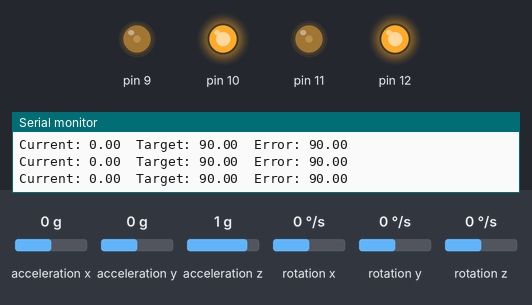
Bench run of a sketch on a simulated Arduino Uno, built with avr-gcc and run on an emulated ATmega328P. Parts: output pins drawn as LEDs (lit = HIGH), the last lines printed to the serial monitor. Inputs (shaded band) come from the test bench; at power-on: rotation z 0 °/s, acceleration x 0 g, acceleration y 0 g, acceleration z 1 g, rotation x 0 °/s, rotation y 0 °/s.

Above: at 3.0 s.
3.1 s: rotation z set to -100 °/s
At 5.8 s:
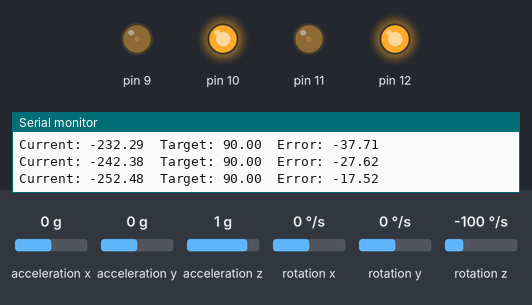
6.1 s: rotation z set to 192 °/s
At 8.7 s:
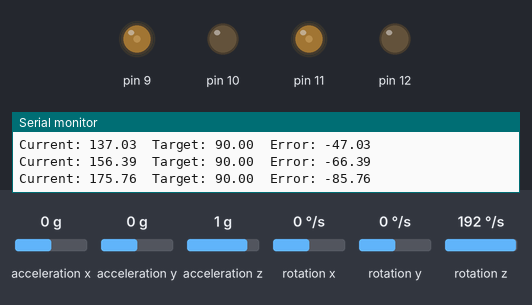
9.1 s: rotation z set to -192 °/s
At 11.5 s:
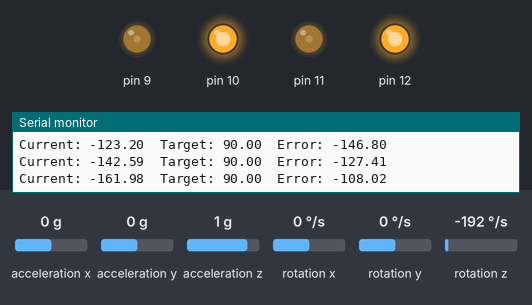
12.1 s: rotation z set to 184 °/s
At 15.4 s:
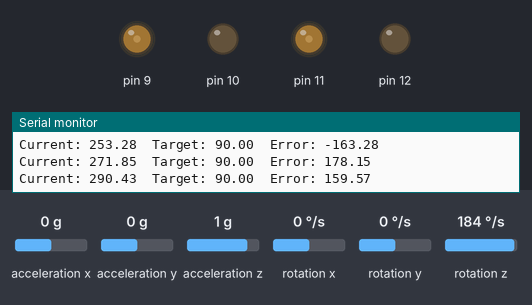
Timing chart, 0 to 16.1 s (numbered marks = the images above; inputs shaded):
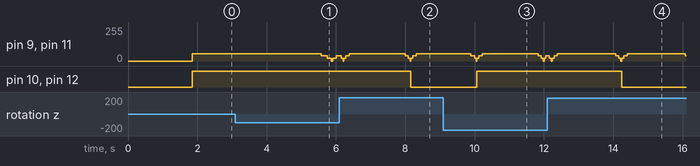

The sketch:

week8_part3.ino
```cpp
#include <Wire.h>
#include <MPU6050_light.h>

#include "Motor.hpp"
#include "PIDController.hpp"

// ---------------- MOTOR PINS ----------------

#define MOT1PWM 11
#define MOT1DIR 12

#define MOT2PWM 9
#define MOT2DIR 10

mtrn3100::Motor motor1(MOT1PWM, MOT1DIR);
mtrn3100::Motor motor2(MOT2PWM, MOT2DIR);

// ---------------- IMU ----------------

MPU6050 mpu(Wire);

// ---------------- HEADING PID ----------------

// P = 8, I = 0, D = 0
mtrn3100::PIDController headingController(8, 0, 0);

// ---------------- SETTINGS ----------------

// Change to -90 if the robot turns in the wrong direction.
const float TURN_ANGLE = 90.0;

// Aim tighter than the required +/- 5 degrees.
const float HEADING_TOLERANCE = 2.0;

// If it moves outside this after stopping, correct again.
const float MAX_ACCEPTABLE_ERROR = 4.0;

const int MAX_TURN_PWM = 55;
const int MEDIUM_TURN_PWM = 38;
const int MIN_TURN_PWM = 20;

const unsigned long PID_INTERVAL_US = 10000;  // 10 ms
const unsigned long SETTLE_TIME_MS = 250;

float targetHeading = 0.0;

unsigned long lastPIDTime = 0;
unsigned long settledStartTime = 0;
unsigned long lastPrintTime = 0;

bool systemReady = false;
bool headingSettled = false;

// ------------------------------------------------

void stopMotors() {
    motor1.setPWM(0);
    motor2.setPWM(0);
}

// Keep an angle between -180 and +180 degrees.
float wrapAngle(float angle) {
    while (angle > 180.0) {
        angle -= 360.0;
    }

    while (angle < -180.0) {
        angle += 360.0;
    }

    return angle;
}

// Both motors use the same sign for an in-place turn.
void rotateRobot(float pwm) {
    pwm = constrain(
        pwm,
        -MAX_TURN_PWM,
        MAX_TURN_PWM
    );

    motor1.setPWM((int)pwm);
    motor2.setPWM((int)pwm);
}

// ------------------------------------------------

void setup() {
    Serial.begin(9600);
    Wire.begin();

    stopMotors();

    Serial.println("Starting Part 3");

    byte status = mpu.begin();

    Serial.print("IMU status: ");
    Serial.println(status);

    if (status != 0) {
        Serial.println("IMU connection failed");
        return;
    }

    Serial.println(
        "Keep robot completely still during calibration"
    );

    delay(300);

    mpu.calcOffsets(true, true);

    delay(200);

    /*
     * Update the IMU several times before reading the
     * initial heading.
     */
    for (int i = 0; i < 20; i++) {
        mpu.update();
        delay(5);
    }

    float startHeading = mpu.getAngleZ();

    targetHeading = startHeading + TURN_ANGLE;

    headingController.zeroAndSetTarget(
        startHeading,
        targetHeading
    );

    Serial.print("Start heading: ");
    Serial.println(startHeading);

    Serial.print("Target heading: ");
    Serial.println(targetHeading);

    delay(200);

    systemReady = true;
}

// ------------------------------------------------

void loop() {
    if (!systemReady) {
        stopMotors();
        return;
    }

    mpu.update();

    unsigned long currentTime = micros();

    if (
        currentTime - lastPIDTime <
        PID_INTERVAL_US
    ) {
        return;
    }

    lastPIDTime = currentTime;

    float currentHeading = mpu.getAngleZ();

    float headingError = wrapAngle(
        targetHeading - currentHeading
    );

    float absoluteError = fabs(headingError);

    /*
     * Stop when inside +/-2 degrees.
     */
    if (absoluteError <= HEADING_TOLERANCE) {
        stopMotors();

        if (settledStartTime == 0) {
            settledStartTime = millis();
        }

        /*
         * Confirm that it remains inside the tolerance
         * for 250 ms.
         */
        if (
            millis() - settledStartTime >=
            SETTLE_TIME_MS
        ) {
            if (!headingSettled) {
                headingSettled = true;

                Serial.print("Settled. Final error: ");
                Serial.println(headingError);
            }
        }
    } else {
        /*
         * The robot has moved away from the target,
         * so resume heading correction.
         */
        settledStartTime = 0;
        headingSettled = false;

        float output =
            headingController.compute(currentHeading);

        /*
         * Reverse the PID output to match the motor
         * orientation used in the previous working code.
         */
        output = -output;

        /*
         * Slow down near the target to reduce overshoot.
         */
        if (absoluteError <= 12.0) {
            output = constrain(
                output,
                -MIN_TURN_PWM,
                MIN_TURN_PWM
            );

            if (output > 0) {
                output = MIN_TURN_PWM;
            } else {
                output = -MIN_TURN_PWM;
            }
        } else if (absoluteError <= 30.0) {
            output = constrain(
                output,
                -MEDIUM_TURN_PWM,
                MEDIUM_TURN_PWM
            );
        } else {
            output = constrain(
                output,
                -MAX_TURN_PWM,
                MAX_TURN_PWM
            );
        }

        rotateRobot(output);
    }

    /*
     * Safety check:
     * if inertia moves it more than 4 degrees away,
     * the controller automatically corrects it.
     */
    if (
        headingSettled &&
        absoluteError > MAX_ACCEPTABLE_ERROR
    ) {
        headingSettled = false;
        settledStartTime = 0;
    }

    if (millis() - lastPrintTime >= 100) {
        lastPrintTime = millis();

        Serial.print("Current: ");
        Serial.print(currentHeading);

        Serial.print("  Target: ");
        Serial.print(targetHeading);

        Serial.print("  Error: ");
        Serial.println(headingError);
    }
}
```

Motor.hpp
```cpp
#pragma once

#include <Arduino.h>

#include "math.h"

namespace mtrn3100 {


// The motor class is a simple interface designed to assist in motor control
// You may choose to impliment additional functionality in the future such as dual motor or speed control
class Motor {
public:
    Motor( uint8_t pwm_pin, uint8_t in2) :  pwm_pin(pwm_pin), dir_pin(in2) {
        // TODO: Set both pins as output
        pinMode(pwm_pin, OUTPUT);
        pinMode(in2, OUTPUT);
    }


    // This function outputs the desired motor direction and the PWM signal.
    // NOTE: a pwm signal > 255 could cause troubles as such ensure that pwm is clamped between 0 - 255.

    void setPWM(int16_t pwm) {
      // TODO: Output digital direction pin based on if input signal is positive or negative.
      // TODO: Output PWM signal between 0 - 255.
        if (pwm < 0){
            digitalWrite(dir_pin, HIGH);
            analogWrite(pwm_pin, abs(pwm));
        }
        else if (pwm > 0) {
            digitalWrite(dir_pin, LOW);
            analogWrite(pwm_pin, abs(pwm));
        } else {
            analogWrite(pwm_pin, abs(pwm));
        }

    }

private:
    const uint8_t pwm_pin;
    const uint8_t dir_pin;
};

}  // namespace mtrn3100
```

PIDController.hpp
```cpp
#pragma once

#include <math.h>

namespace mtrn3100 {

class PIDController {
public:
    PIDController(float kp, float ki, float kd) : kp(kp), ki(ki), kd(kd) {}

    // Compute the output signal required from the current/actual value.
    float compute(float input) {

        curr_time = micros();
        dt = static_cast<float>(curr_time - prev_time) / 1e6;
        prev_time = curr_time;

        error = setpoint - (input - zero_ref);

        // TODO: IMPLIMENT PID CONTROLLER
        float proportional = error;
        integral = integral + error * dt;
        derivative = (error - prev_error) / dt;
        output = kp * proportional + ki * integral + kd * derivative;

        prev_error = error;

        // Constrain to standard max motor PWM bounds
        if (output > 80) output = 80;
        if (output < -80) output = -80;

        return output;
    }

    // Function used to return the last calculated error.
    // The error is the difference between the desired position and current position.
    void tune(float p, float i, float d) {
        kp = p;
        ki = i;
        kd = d;
    }

    float getError() {
      return error;
    }

    // This must be called before trying to achieve a setpoint.
    // The first argument becomes the new zero reference point.
    // Target is the setpoint value.
    void zeroAndSetTarget(float zero, float target) {
        prev_time = micros();
        zero_ref = zero;
        setpoint = target;
    }

public:
    uint32_t prev_time, curr_time = micros();
    float dt;

private:
    float kp, ki, kd;
    float error, derivative, integral, output;
    float prev_error = 0;
    float setpoint = 0;
    float zero_ref = 0;


};

}  // namespace mtrn3100
```

Measured:
- after the input at 3.1 s, pin 9, pin 11: 55/255 → 38/255 after 2.5 s, → 20/255 0.18 s later, → 38/255 0.25 s later
- after the input at 6.1 s, pin 10, pin 12: HIGH → LOW after 2.1 s
- after the input at 9.1 s, pin 10, pin 12: LOW → HIGH after 0.97 s
- after the input at 12.1 s, pin 10, pin 12: HIGH → LOW after 2.1 s
